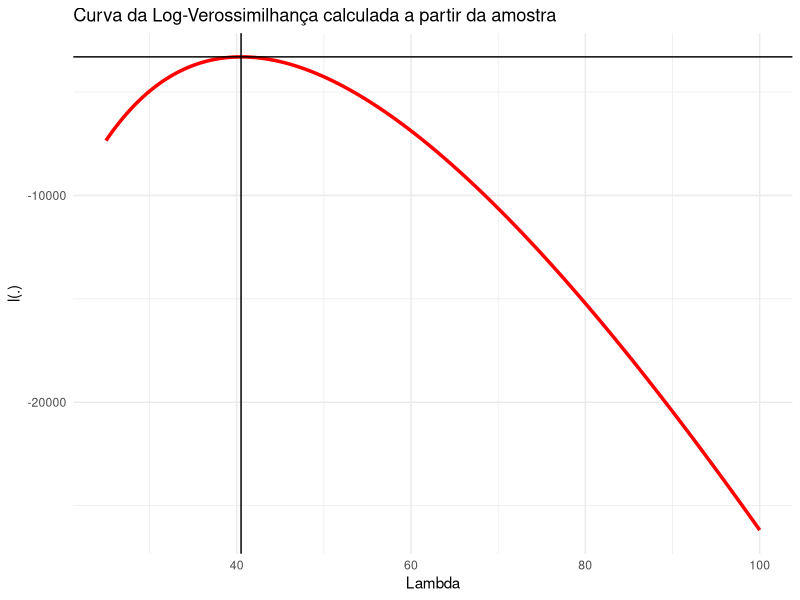

Write R code to recreate this figure.
## ---- chunk 1
knitr::opts_chunk$set(dpi = 180, error = TRUE, message = FALSE, warning = FALSE)
library(tidyverse)
## ---- chunk 2
lambda_original <- runif(1, 40, 60)

amostra <- rpois(1000, lambda_original)
## ---- chunk 3

fatorial <- function(n) {
  
  if(n == 0L | n == 1L) return(1)
  if(n > 1L)            return(n*fatorial(n - 1))
  
}

fatorial(4) # teste
## ---- chunk 4

(simulacao <- tibble(lambda = seq(25, 100, by = 0.1)) %>%
  mutate(L = map_dbl(
    lambda, 
    function(.x) sum(amostra*log(.x) - .x - log(map_dbl(amostra, fatorial)))
    )))

(results <- simulacao %>%
  filter(L == max(L)))

## ---- chunk 5

lambda_original

## ---- chunk 6
(simulacao %>%
  filter(L == max(L)) %>%
  pull(lambda) -
  lambda_original %>%
  abs() ->
  erro_abs)

100 * erro_abs / lambda_original %>%
  round(2) # erro percentual
## ---- chunk 7

simulacao %>%
  ggplot(aes(x = lambda, y = L)) +
  geom_line(size = 1.2, col = "red") +
  geom_hline(yintercept = pull(results, L)) +
  geom_vline(xintercept = pull(results, lambda)) +
  labs(title = "Curva da Log-Verossimilhança calculada a partir da amostra",
       x = "Lambda",
       y = "l(.)") +
  theme_minimal()

